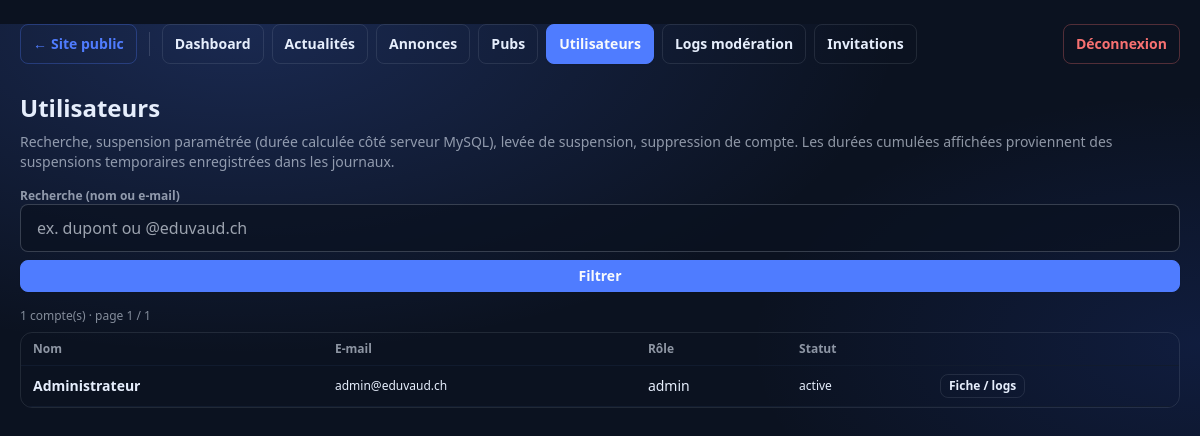
The page /admin/users.php (signed in) on the database its author committed.
### tables this page shows
CREATE TABLE IF NOT EXISTS users (
  id INT AUTO_INCREMENT PRIMARY KEY,
  full_name VARCHAR(120) NOT NULL,
  email VARCHAR(190) NOT NULL UNIQUE,
  password_hash VARCHAR(255) NOT NULL,
  role ENUM('user','collaborateur','admin') NOT NULL DEFAULT 'user',
  status ENUM('active','suspended') NOT NULL DEFAULT 'active',
  suspended_until DATETIME NULL DEFAULT NULL,
  created_at DATETIME NOT NULL DEFAULT CURRENT_TIMESTAMP
);

### lib/db.php (called while the page is built, shortened)
<?php
function db(): PDO
{
  static $pdo = null;
  if ($pdo instanceof PDO) {
    return $pdo;
  }
  $dsn = sprintf(
    'mysql:host=%s;port=%d;dbname=%s;charset=utf8mb4',
    DB_HOST,
    DB_PORT,
    DB_NAME
  );
  $pdo = new PDO($dsn, DB_USER, DB_PASS, [
    PDO::ATTR_ERRMODE => PDO::ERRMODE_EXCEPTION,
    PDO::ATTR_DEFAULT_FETCH_MODE => PDO::FETCH_ASSOC,
  ]);
  return $pdo;
}

### lib/auth.php (called while the page is built, shortened)
<?php
require_once __DIR__ . '/db.php';
function auth_users_has_suspended_until_column(): bool
{
  static $cache = null;
  if ($cache !== null) {
    return $cache;
  }
  try {
    $stmt = db()->prepare(
      'SELECT COUNT(*) FROM information_schema.COLUMNS WHERE TABLE_SCHEMA = DATABASE() AND TABLE_NAME = :t AND COLUMN_NAME = :c'
    );
    $stmt->execute(['t' => 'users', 'c' => 'suspended_until']);
    $cache = (int)$stmt->fetchColumn() > 0;
  } catch (Throwable $e) {
    $cache = false;
  }
  return $cache;
}
function auth_expire_timed_suspensions_global(): void
{
  if (!auth_users_has_suspended_until_column()) {
    return;
  }
}

### admin/auth.php (called while the page is built, shortened)
<?php
require_once __DIR__ . '/../lib/auth.php';
function require_admin(): void
{
  auth_expire_timed_suspensions_global();
}

### admin/users.php (the view, shortened to what this page needs)
<?php
require_once __DIR__ . '/auth.php';
require_once __DIR__ . '/../lib/db.php';
require_admin();
$schemaOk = auth_users_has_suspended_until_column();
$q = trim((string)($_GET['q'] ?? ''));
$page = max(1, (int)($_GET['page'] ?? 1));
$perPage = 15;
$offset = ($page - 1) * $perPage;
$viewId = isset($_GET['id']) ? (int)$_GET['id'] : 0;
$whereSql = '1=1';
$whereParams = [];
$countStmt = db()->prepare('SELECT COUNT(*) FROM users WHERE ' . $whereSql);
$countStmt->execute($whereParams);
$totalUsers = (int)$countStmt->fetchColumn();
$totalPages = max(1, (int)ceil($totalUsers / $perPage));
$cols = 'id, full_name, email, role, status, created_at';
if ($schemaOk) {
  $cols .= ', suspended_until';
}
$listSql = 'SELECT ' . $cols . ' FROM users WHERE ' . $whereSql . ' ORDER BY created_at DESC LIMIT :lim OFFSET :off';
$listStmt = db()->prepare($listSql);
$listStmt->bindValue(':lim', $perPage, PDO::PARAM_INT);
$listStmt->bindValue(':off', $offset, PDO::PARAM_INT);
$listStmt->execute();
$userRows = $listStmt->fetchAll();
$detailUser = null;
$logRows = [];
$annExtras = [];
$adExtras = [];
$newsExtras = [];
$suspStats = ['suspension_count' => 0, 'planned_minutes' => 0];
require __DIR__ . '/header.php';
$qsBase = [];
$qsPage = static function (int $p) use ($qsBase): string {
  $qs = $qsBase;
  if ($p > 1) {
    $qs['page'] = (string)$p;
  }
  return $qs ? '?' . http_build_query($qs) : '';
};
?>
<section class="my-2 min-w-0">
  <h1 class="text-2xl font-bold mb-2">Utilisateurs</h1>
  <p class="text-sm text-base-content/60 mb-4 max-w-3xl">
    Recherche, suspension paramétrée (durée calculée côté serveur MySQL), levée de suspension, suppression de compte.
    Les durées cumulées affichées proviennent des suspensions temporaires enregistrées dans les journaux.
  </p>
  <?php if ($viewId > 0 && $detailUser): ?>
    <div class="mb-6 flex flex-wrap items-center gap-2">
      <a class="btn btn-sm btn-ghost border border-base-content/10" href="users.php<?= htmlspecialchars($qsPage(1) ?: '', ENT_QUOTES | ENT_SUBSTITUTE, 'UTF-8') ?>">← Liste</a>
    </div>
    <div class="card bg-base-200/50 border border-base-content/10 mb-6">
      <div class="card-body gap-2">
        <h2 class="card-title text-lg flex-wrap">
          <?= htmlspecialchars((string)$detailUser['full_name'], ENT_QUOTES | ENT_SUBSTITUTE, 'UTF-8') ?>
          <span class="text-sm font-normal text-base-content/60"><?= htmlspecialchars((string)$detailUser['email'], ENT_QUOTES | ENT_SUBSTITUTE, 'UTF-8') ?></span>
        </h2>
        <p class="text-sm text-base-content/70">
          Rôle : <strong><?= htmlspecialchars((string)$detailUser['role'], ENT_QUOTES | ENT_SUBSTITUTE, 'UTF-8') ?></strong>
          · Statut : <strong><?= htmlspecialchars((string)$detailUser['status'], ENT_QUOTES | ENT_SUBSTITUTE, 'UTF-8') ?></strong>
          <?php if ($schemaOk && !empty($detailUser['suspended_until']) && (string)$detailUser['suspended_until'] !== '0000-00-00 00:00:00'): ?>
            · Fin suspension auto : <strong><?= htmlspecialchars((string)$detailUser['suspended_until'], ENT_QUOTES | ENT_SUBSTITUTE, 'UTF-8') ?></strong> (serveur)
          <?php endif; ?>
        </p>
        <p class="text-sm text-base-content/65">
          Suspensions enregistrées : <strong><?= (int)$suspStats['suspension_count'] ?></strong>
          · Durée totale planifiée (suspensions temporisées) :
          <strong><?= (int)$suspStats['planned_minutes'] ?></strong> min
          <?php
            $pm = (int)$suspStats['planned_minutes'];
            $approx = $pm >= 1440
              ? '≈ ' . round($pm / 1440, 1) . ' j'
              : '≈ ' . round($pm / 60, 1) . ' h';
          ?>
          (<span class="whitespace-nowrap"><?= htmlspecialchars($approx, ENT_QUOTES | ENT_SUBSTITUTE, 'UTF-8') ?></span>)
        </p>
        <?php if ((string)$detailUser['role'] !== 'admin'): ?>
          <div class="flex flex-col gap-4 lg:flex-row lg:flex-wrap lg:items-end mt-2">
            <form method="post" class="flex flex-wrap items-end gap-2 rounded-xl border border-base-content/10 bg-base-100/40 p-3">
              <input type="hidden" name="user_id" value="<?= (int)$detailUser['id'] ?>">
              <input type="hidden" name="action" value="suspend">
              <span class="text-xs font-bold text-base-content/55 w-full">Suspendre</span>
              <label class="form-control">
                <span class="label-text text-xs">Type</span>
                <select name="suspend_kind" class="select select-bordered select-sm bg-base-100/70">
                  <option value="timed">Durée</option>
                  <option value="permanent">Sans fin auto</option>
                </select>
              </label>
              <label class="form-control">
                <span class="label-text text-xs">Valeur</span>
                <input class="input input-bordered input-sm w-20 bg-base-100/70" type="number" name="duration_n" value="24" min="1" max="365">
              </label>
              <label class="form-control">
                <span class="label-text text-xs">Unité</span>
                <select name="duration_unit" class="select select-bordered select-sm bg-base-100/70">
                  <option value="hours">Heures</option>
                  <option value="days">Jours</option>
                </select>
              </label>
              <button class="btn btn-sm btn-warning" type="submit" onclick="return confirm('Confirmer la suspension ?');">Appliquer</button>
            </form>
            <form method="post" class="flex flex-wrap gap-2 rounded-xl border border-base-content/10 bg-base-100/40 p-3">
              <input type="hidden" name="user_id" value="<?= (int)$detailUser['id'] ?>">
              <input type="hidden" name="action" value="unsuspend">
              <button class="btn btn-sm btn-success" type="submit" <?= !$schemaOk ? 'disabled' : '' ?>>Lever la suspension</button>
            </form>
            <form method="post" class="flex flex-wrap gap-2 rounded-xl border border-error/25 bg-error/5 p-3" onsubmit="return confirm('Supprimer définitivement ce compte et détacher son contenu ?');">
              <input type="hidden" name="user_id" value="<?= (int)$detailUser['id'] ?>">
              <input type="hidden" name="action" value="delete_user">
              <button class="btn btn-sm btn-outline border-error/50 text-error" type="submit">Supprimer le compte</button>
            </form>
          </div>
        <?php endif; ?>
      </div>
    </div>
    <div class="card bg-base-200/50 border border-base-content/10">
      <div class="card-body gap-3">
        <h3 class="card-title text-base">Journal &amp; contenus liés</h3>
        <?php if (!$logRows): ?>
          <p class="text-sm text-base-content/60">Aucune entrée.</p>
        <?php else: ?>
          <div class="overflow-x-auto w-full">
            <table class="table table-zebra table-sm w-full min-w-[640px]">
              <thead>
                <tr>
                  <th>Date</th>
                  <th>Acteur</th>
                  <th>Action</th>
                  <th>Cible</th>
                  <th>Détails</th>
                </tr>
              </thead>
              <tbody>
              <?php foreach ($logRows as $lr): ?>
                <?php
                  $ctx = users_log_context($lr, $annExtras, $adExtras, $newsExtras);
                  $pub = '';
                  $tt = (string)($lr['target_type'] ?? '');
                  $tid = isset($lr['target_id']) ? (int)$lr['target_id'] : 0;
                  if ($tt === 'announcement' && $tid > 0) {
                    $pub = '../index.php?route=announcement_detail&id=' . $tid;
                  } elseif ($tt === 'ad' && $tid > 0) {
                    $pub = '../index.php?route=ad_detail&id=' . $tid;
                  } elseif ($tt === 'news' && $tid > 0) {
                    $pub = '../index.php?route=news_detail&id=' . $tid;
                  }
                ?>
                <tr>
                  <td class="whitespace-nowrap text-xs"><?= htmlspecialchars((string)$lr['created_at'], ENT_QUOTES | ENT_SUBSTITUTE, 'UTF-8') ?></td>
                  <td class="text-xs"><?= htmlspecialchars((string)($lr['actor_name'] ?? '—'), ENT_QUOTES | ENT_SUBSTITUTE, 'UTF-8') ?></td>
                  <td class="text-xs font-mono"><?= htmlspecialchars((string)$lr['action'], ENT_QUOTES | ENT_SUBSTITUTE, 'UTF-8') ?></td>
                  <td class="text-xs">
                    <?php if ($pub !== ''): ?>
                      <a class="link link-primary" href="<?= htmlspecialchars($pub, ENT_QUOTES | ENT_SUBSTITUTE, 'UTF-8') ?>" target="_blank" rel="noopener"><?= htmlspecialchars($tt . ' #' . $tid, ENT_QUOTES | ENT_SUBSTITUTE, 'UTF-8') ?></a>
                    <?php elseif ($tt !== '' && $tid > 0): ?>
                      <?= htmlspecialchars($tt . ' #' . $tid, ENT_QUOTES | ENT_SUBSTITUTE, 'UTF-8') ?>
                    <?php else: ?>
                      —
                    <?php endif; ?>
                  </td>
                  <td class="text-xs max-w-md">
                    <div><?= htmlspecialchars((string)($lr['details'] ?? ''), ENT_QUOTES | ENT_SUBSTITUTE, 'UTF-8') ?></div>
                    <?php if ($ctx !== ''): ?>
                      <div class="mt-1 text-base-content/70"><?= $ctx ?></div>
                    <?php endif; ?>
                  </td>
                </tr>
              <?php endforeach; ?>
              </tbody>
            </table>
          </div>
        <?php endif; ?>
      </div>
    </div>
  <?php elseif ($viewId > 0): ?>
    <div class="alert alert-warning mb-4">Utilisateur introuvable.</div>
    <a class="btn btn-sm btn-ghost" href="users.php">← Liste</a>
  <?php else: ?>
    <form method="get" class="flex flex-col gap-2 sm:flex-row sm:flex-wrap sm:items-end mb-4">
      <label class="form-control w-full sm:max-w-md">
        <span class="label-text text-xs font-bold text-base-content/60">Recherche (nom ou e-mail)</span>
        <input class="input input-bordered input-sm bg-base-100/70" type="search" name="q" value="<?= htmlspecialchars($q, ENT_QUOTES | ENT_SUBSTITUTE, 'UTF-8') ?>" placeholder="ex. dupont ou @eduvaud.ch">
      </label>
      <button class="btn btn-sm btn-primary" type="submit">Filtrer</button>
    </form>
    <p class="text-xs text-base-content/55 mb-2"><?= (int)$totalUsers ?> compte(s) · page <?= (int)$page ?> / <?= (int)$totalPages ?></p>
    <div class="overflow-x-auto rounded-xl border border-base-content/10">
      <table class="table table-zebra table-sm w-full min-w-[720px]">
        <thead>
          <tr>
            <th>Nom</th>
            <th>E-mail</th>
            <th>Rôle</th>
            <th>Statut</th>
            <th></th>
          </tr>
        </thead>
        <tbody>
        <?php foreach ($userRows as $u): ?>
          <tr>
            <td>
              <a class="link link-hover font-semibold" href="users.php?id=<?= (int)$u['id'] ?><?= $q !== '' ? '&amp;q=' . rawurlencode($q) : '' ?>">
                <?= htmlspecialchars((string)$u['full_name'], ENT_QUOTES | ENT_SUBSTITUTE, 'UTF-8') ?>
              </a>
            </td>
            <td class="text-xs sm:text-sm"><?= htmlspecialchars((string)$u['email'], ENT_QUOTES | ENT_SUBSTITUTE, 'UTF-8') ?></td>
            <td><?= htmlspecialchars((string)$u['role'], ENT_QUOTES | ENT_SUBSTITUTE, 'UTF-8') ?></td>
            <td class="text-xs">
              <?= htmlspecialchars((string)$u['status'], ENT_QUOTES | ENT_SUBSTITUTE, 'UTF-8') ?>
            </td>
            <td class="text-right">
              <a class="btn btn-xs btn-ghost border border-base-content/10" href="users.php?id=<?= (int)$u['id'] ?>">Fiche / logs</a>
            </td>
          </tr>
        <?php endforeach; ?>
        </tbody>
      </table>
    </div>
  <?php endif; ?>
</section>
<?php require __DIR__ . '/footer.php'; ?>

### rows shown on the page
users: full_name "Administrateur", email "admin@eduvaud.ch", role "admin", status "active"

### other values the page prints
$totalUsers "1"
$page "1"
$totalPages "1"
